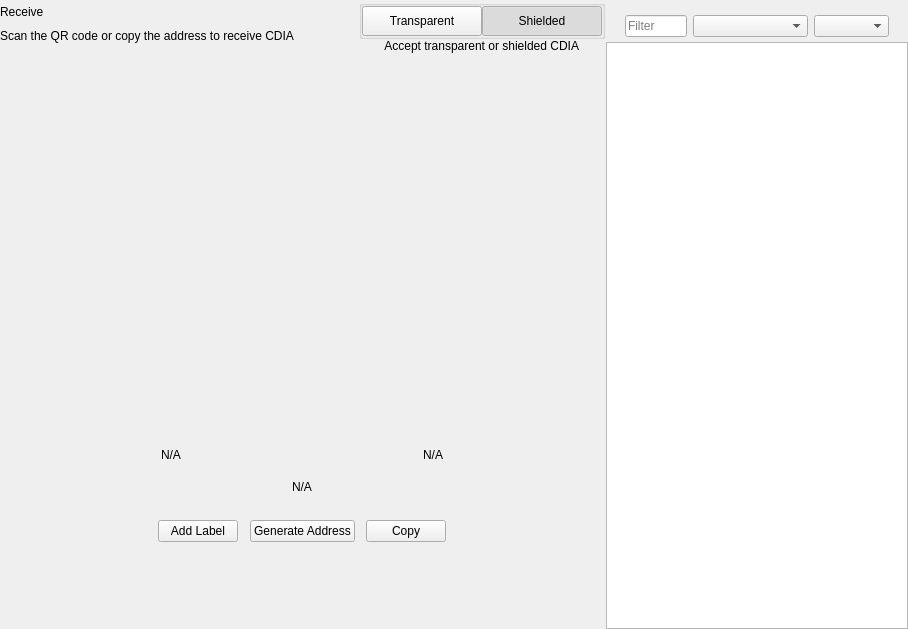
<?xml version="1.0" encoding="UTF-8"?>
<ui version="4.0">
 <class>ReceiveWidget</class>
 <widget class="QWidget" name="ReceiveWidget">
  <property name="geometry">
   <rect>
    <x>0</x>
    <y>0</y>
    <width>908</width>
    <height>629</height>
   </rect>
  </property>
  <property name="minimumSize">
   <size>
    <width>0</width>
    <height>0</height>
   </size>
  </property>
  <property name="windowTitle">
   <string notr="true">N/A</string>
  </property>
  <layout class="QHBoxLayout" name="horizontalLayout_2" stretch="2,1">
   <property name="spacing">
    <number>0</number>
   </property>
   <property name="leftMargin">
    <number>0</number>
   </property>
   <property name="topMargin">
    <number>0</number>
   </property>
   <property name="rightMargin">
    <number>0</number>
   </property>
   <property name="bottomMargin">
    <number>0</number>
   </property>
   <item>
    <widget class="QWidget" name="left" native="true">
     <layout class="QVBoxLayout" name="verticalLayout_3">
      <property name="leftMargin">
       <number>0</number>
      </property>
      <property name="topMargin">
       <number>0</number>
      </property>
      <property name="rightMargin">
       <number>0</number>
      </property>
      <property name="bottomMargin">
       <number>0</number>
      </property>
      <item>
       <layout class="QVBoxLayout" name="verticalLayout_2">
        <property name="spacing">
         <number>0</number>
        </property>
        <property name="leftMargin">
         <number>0</number>
        </property>
        <item>
         <layout class="QHBoxLayout" name="horizontalLayout_3">
          <property name="spacing">
           <number>0</number>
          </property>
          <item>
           <layout class="QVBoxLayout" name="verticalLayout_4">
            <property name="spacing">
             <number>5</number>
            </property>
            <item>
             <widget class="QLabel" name="labelTitle">
              <property name="text">
               <string>Receive</string>
              </property>
             </widget>
            </item>
            <item alignment="Qt::AlignTop">
             <widget class="QLabel" name="labelSubtitle1">
              <property name="text">
               <string>Scan the QR code or copy the address to receive CDIA</string>
              </property>
             </widget>
            </item>
           </layout>
          </item>
          <item>
           <spacer name="horizontalSpacer">
            <property name="orientation">
             <enum>Qt::Horizontal</enum>
            </property>
            <property name="sizeHint" stdset="0">
             <size>
              <width>40</width>
              <height>20</height>
             </size>
            </property>
           </spacer>
          </item>
          <item>
           <widget class="QWidget" name="containerViewPrivacyChecks" native="true">
            <layout class="QVBoxLayout" name="containerPrivacyChecks">
             <property name="spacing">
              <number>0</number>
             </property>
             <property name="leftMargin">
              <number>0</number>
             </property>
             <property name="topMargin">
              <number>0</number>
             </property>
             <property name="rightMargin">
              <number>0</number>
             </property>
             <property name="bottomMargin">
              <number>0</number>
             </property>
             <item alignment="Qt::AlignHCenter|Qt::AlignVCenter">
              <widget class="QGroupBox" name="groupBox">
               <property name="title">
                <string/>
               </property>
               <layout class="QHBoxLayout" name="horizontalLayout_2_1">
                <property name="spacing">
                 <number>0</number>
                </property>
                <property name="leftMargin">
                 <number>0</number>
                </property>
                <property name="topMargin">
                 <number>0</number>
                </property>
                <property name="rightMargin">
                 <number>0</number>
                </property>
                <property name="bottomMargin">
                 <number>0</number>
                </property>
                <item>
                 <widget class="QPushButton" name="pushLeft">
                  <property name="minimumSize">
                   <size>
                    <width>120</width>
                    <height>30</height>
                   </size>
                  </property>
                  <property name="maximumSize">
                   <size>
                    <width>120</width>
                    <height>30</height>
                   </size>
                  </property>
                  <property name="focusPolicy">
                   <enum>Qt::NoFocus</enum>
                  </property>
                  <property name="text">
                   <string>Transparent</string>
                  </property>
                  <property name="checkable">
                   <bool>true</bool>
                  </property>
                  <property name="autoExclusive">
                   <bool>true</bool>
                  </property>
                 </widget>
                </item>
                <item>
                 <widget class="QPushButton" name="pushRight">
                  <property name="minimumSize">
                   <size>
                    <width>120</width>
                    <height>30</height>
                   </size>
                  </property>
                  <property name="maximumSize">
                   <size>
                    <width>120</width>
                    <height>30</height>
                   </size>
                  </property>
                  <property name="focusPolicy">
                   <enum>Qt::NoFocus</enum>
                  </property>
                  <property name="text">
                   <string>Shielded</string>
                  </property>
                  <property name="checkable">
                   <bool>true</bool>
                  </property>
                  <property name="checked">
                   <bool>true</bool>
                  </property>
                  <property name="autoExclusive">
                   <bool>true</bool>
                  </property>
                 </widget>
                </item>
               </layout>
              </widget>
             </item>
             <item alignment="Qt::AlignHCenter|Qt::AlignTop">
              <widget class="QLabel" name="labelSubtitle2">
               <property name="text">
                <string>Accept transparent or shielded CDIA</string>
               </property>
               <property name="alignment">
                <set>Qt::AlignRight|Qt::AlignTrailing|Qt::AlignVCenter</set>
               </property>
              </widget>
             </item>
            </layout>
           </widget>
          </item>
         </layout>
        </item>
        <item>
         <spacer name="verticalSpacer_2">
          <property name="orientation">
           <enum>Qt::Vertical</enum>
          </property>
          <property name="sizeType">
           <enum>QSizePolicy::Expanding</enum>
          </property>
          <property name="sizeHint" stdset="0">
           <size>
            <width>20</width>
            <height>50</height>
           </size>
          </property>
         </spacer>
        </item>
        <item alignment="Qt::AlignHCenter">
         <widget class="QWidget" name="layoutQR" native="true">
          <property name="maximumSize">
           <size>
            <width>510</width>
            <height>16777215</height>
           </size>
          </property>
          <layout class="QVBoxLayout" name="verticalLayoutQr">
           <item>
            <spacer name="verticalSpacer11">
             <property name="orientation">
              <enum>Qt::Vertical</enum>
             </property>
             <property name="sizeType">
              <enum>QSizePolicy::Fixed</enum>
             </property>
             <property name="sizeHint" stdset="0">
              <size>
               <width>20</width>
               <height>20</height>
              </size>
             </property>
            </spacer>
           </item>
           <item alignment="Qt::AlignHCenter">
            <widget class="QLabel" name="labelQrImg">
             <property name="minimumSize">
              <size>
               <width>260</width>
               <height>260</height>
              </size>
             </property>
             <property name="maximumSize">
              <size>
               <width>260</width>
               <height>260</height>
              </size>
             </property>
             <property name="text">
              <string/>
             </property>
             <property name="alignment">
              <set>Qt::AlignCenter</set>
             </property>
            </widget>
           </item>
           <item>
            <spacer name="verticalSpacer_21">
             <property name="orientation">
              <enum>Qt::Vertical</enum>
             </property>
             <property name="sizeType">
              <enum>QSizePolicy::Fixed</enum>
             </property>
             <property name="sizeHint" stdset="0">
              <size>
               <width>20</width>
               <height>30</height>
              </size>
             </property>
            </spacer>
           </item>
           <item>
            <widget class="QWidget" name="widget" native="true">
             <property name="minimumSize">
              <size>
               <width>0</width>
               <height>0</height>
              </size>
             </property>
             <layout class="QHBoxLayout" name="horizontalLayout_5">
              <item>
               <widget class="QLabel" name="labelLabel">
                <property name="text">
                 <string notr="true">N/A</string>
                </property>
               </widget>
              </item>
              <item>
               <spacer name="horizontalSpacer_2">
                <property name="orientation">
                 <enum>Qt::Horizontal</enum>
                </property>
                <property name="sizeHint" stdset="0">
                 <size>
                  <width>141</width>
                  <height>20</height>
                 </size>
                </property>
               </spacer>
              </item>
              <item>
               <widget class="QLabel" name="labelDate">
                <property name="text">
                 <string notr="true">N/A</string>
                </property>
                <property name="alignment">
                 <set>Qt::AlignRight|Qt::AlignTrailing|Qt::AlignVCenter</set>
                </property>
               </widget>
              </item>
             </layout>
            </widget>
           </item>
           <item>
            <widget class="QLabel" name="labelAddress">
             <property name="sizePolicy">
              <sizepolicy hsizetype="Expanding" vsizetype="Preferred">
               <horstretch>0</horstretch>
               <verstretch>0</verstretch>
              </sizepolicy>
             </property>
             <property name="minimumSize">
              <size>
               <width>300</width>
               <height>0</height>
              </size>
             </property>
             <property name="text">
              <string notr="true">N/A</string>
             </property>
             <property name="alignment">
              <set>Qt::AlignCenter</set>
             </property>
            </widget>
           </item>
           <item>
            <spacer name="verticalSpacer_4">
             <property name="orientation">
              <enum>Qt::Vertical</enum>
             </property>
             <property name="sizeType">
              <enum>QSizePolicy::Fixed</enum>
             </property>
             <property name="sizeHint" stdset="0">
              <size>
               <width>20</width>
               <height>20</height>
              </size>
             </property>
            </spacer>
           </item>
           <item>
            <layout class="QHBoxLayout" name="horizontalLayout_4">
             <item alignment="Qt::AlignHCenter">
              <widget class="QPushButton" name="pushButtonLabel">
               <property name="focusPolicy">
                <enum>Qt::NoFocus</enum>
               </property>
               <property name="text">
                <string>Add Label</string>
               </property>
              </widget>
             </item>
             <item alignment="Qt::AlignHCenter">
              <widget class="QPushButton" name="pushButtonNewAddress">
               <property name="focusPolicy">
                <enum>Qt::NoFocus</enum>
               </property>
               <property name="text">
                <string>Generate Address</string>
               </property>
              </widget>
             </item>
             <item alignment="Qt::AlignHCenter">
              <widget class="QPushButton" name="pushButtonCopy">
               <property name="focusPolicy">
                <enum>Qt::NoFocus</enum>
               </property>
               <property name="text">
                <string>Copy</string>
               </property>
              </widget>
             </item>
            </layout>
           </item>
           <item>
            <spacer name="verticalSpacer_3">
             <property name="orientation">
              <enum>Qt::Vertical</enum>
             </property>
             <property name="sizeType">
              <enum>QSizePolicy::Expanding</enum>
             </property>
             <property name="sizeHint" stdset="0">
              <size>
               <width>20</width>
               <height>20</height>
              </size>
             </property>
            </spacer>
           </item>
          </layout>
         </widget>
        </item>
        <item>
         <spacer name="verticalSpacer">
          <property name="orientation">
           <enum>Qt::Vertical</enum>
          </property>
          <property name="sizeHint" stdset="0">
           <size>
            <width>20</width>
            <height>40</height>
           </size>
          </property>
         </spacer>
        </item>
       </layout>
      </item>
     </layout>
    </widget>
   </item>
   <item>
    <widget class="QWidget" name="right" native="true">
     <layout class="QVBoxLayout" name="verticalLayout_5">
      <property name="spacing">
       <number>0</number>
      </property>
      <property name="leftMargin">
       <number>1</number>
      </property>
      <property name="topMargin">
       <number>0</number>
      </property>
      <property name="rightMargin">
       <number>0</number>
      </property>
      <property name="bottomMargin">
       <number>0</number>
      </property>
      <item>
       <layout class="QVBoxLayout" name="container_right">
        <property name="spacing">
         <number>0</number>
        </property>
        <property name="leftMargin">
         <number>0</number>
        </property>
        <property name="rightMargin">
         <number>0</number>
        </property>
        <item>
         <layout class="QVBoxLayout" name="verticalLayout">
          <property name="spacing">
           <number>6</number>
          </property>
          <property name="leftMargin">
           <number>19</number>
          </property>
          <property name="rightMargin">
           <number>19</number>
          </property>
          <item>
           <widget class="OptionButton" name="btnRequest" native="true"/>
          </item>
          <item>
           <widget class="OptionButton" name="btnMyAddresses" native="true">
            <property name="sizePolicy">
             <sizepolicy hsizetype="Preferred" vsizetype="Minimum">
              <horstretch>0</horstretch>
              <verstretch>0</verstretch>
             </sizepolicy>
            </property>
           </widget>
          </item>
         </layout>
        </item>
        <item>
         <widget class="QWidget" name="sortWidget" native="true">
          <layout class="QHBoxLayout" name="horizontalLayout_6">
           <property name="leftMargin">
            <number>19</number>
           </property>
           <property name="rightMargin">
            <number>19</number>
           </property>
           <property name="bottomMargin">
            <number>5</number>
           </property>
           <item>
            <widget class="QLineEdit" name="lineEditFilter">
             <property name="sizePolicy">
              <sizepolicy hsizetype="Expanding" vsizetype="Fixed">
               <horstretch>0</horstretch>
               <verstretch>0</verstretch>
              </sizepolicy>
             </property>
             <property name="minimumSize">
              <size>
               <width>0</width>
               <height>0</height>
              </size>
             </property>
             <property name="contextMenuPolicy">
              <enum>Qt::DefaultContextMenu</enum>
             </property>
             <property name="acceptDrops">
              <bool>false</bool>
             </property>
             <property name="maxLength">
              <number>40</number>
             </property>
             <property name="placeholderText">
              <string>Filter</string>
             </property>
            </widget>
           </item>
           <item>
            <spacer name="horizontalSpacer_3">
             <property name="orientation">
              <enum>Qt::Horizontal</enum>
             </property>
             <property name="sizeType">
              <enum>QSizePolicy::Preferred</enum>
             </property>
             <property name="sizeHint" stdset="0">
              <size>
               <width>20</width>
               <height>20</height>
              </size>
             </property>
            </spacer>
           </item>
           <item>
            <widget class="QComboBox" name="comboBoxSort">
             <property name="sizePolicy">
              <sizepolicy hsizetype="Preferred" vsizetype="Fixed">
               <horstretch>0</horstretch>
               <verstretch>0</verstretch>
              </sizepolicy>
             </property>
             <property name="minimumSize">
              <size>
               <width>115</width>
               <height>0</height>
              </size>
             </property>
            </widget>
           </item>
           <item>
            <widget class="QComboBox" name="comboBoxSortOrder">
             <property name="sizePolicy">
              <sizepolicy hsizetype="Preferred" vsizetype="Fixed">
               <horstretch>0</horstretch>
               <verstretch>0</verstretch>
              </sizepolicy>
             </property>
             <property name="minimumSize">
              <size>
               <width>75</width>
               <height>0</height>
              </size>
             </property>
            </widget>
           </item>
          </layout>
          <zorder>comboBoxSort</zorder>
          <zorder>comboBoxSortOrder</zorder>
          <zorder>lineEditFilter</zorder>
         </widget>
        </item>
        <item>
         <widget class="QListView" name="listViewAddress"/>
        </item>
       </layout>
      </item>
     </layout>
    </widget>
   </item>
  </layout>
 </widget>
 <customwidgets>
  <customwidget>
   <class>OptionButton</class>
   <extends>QWidget</extends>
   <header>qt/optionbutton.h</header>
   <container>1</container>
  </customwidget>
 </customwidgets>
 <resources/>
 <connections/>
</ui>
